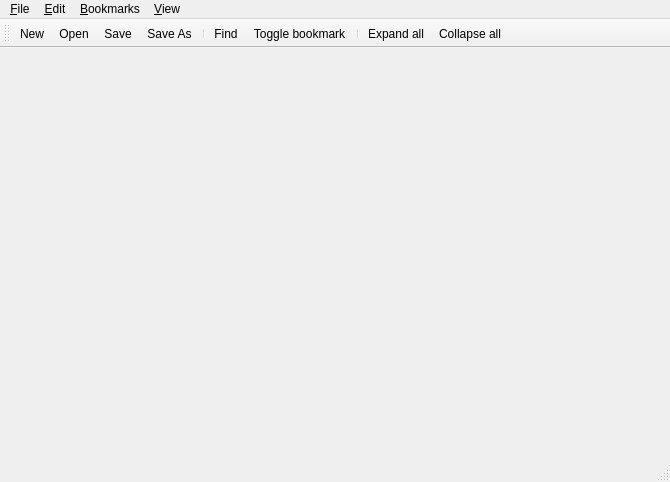
<?xml version="1.0" encoding="UTF-8"?>
<ui version="4.0">
 <class>MainWindow</class>
 <widget class="QMainWindow" name="MainWindow">
  <property name="geometry">
   <rect>
    <x>0</x>
    <y>0</y>
    <width>670</width>
    <height>482</height>
   </rect>
  </property>
  <property name="windowTitle">
   <string>XMLer</string>
  </property>
  <property name="toolButtonStyle">
   <enum>Qt::ToolButtonFollowStyle</enum>
  </property>
  <property name="unifiedTitleAndToolBarOnMac">
   <bool>true</bool>
  </property>
  <widget class="QWidget" name="centralwidget"/>
  <widget class="QMenuBar" name="menubar">
   <property name="geometry">
    <rect>
     <x>0</x>
     <y>0</y>
     <width>670</width>
     <height>22</height>
    </rect>
   </property>
   <widget class="QMenu" name="menu_File">
    <property name="title">
     <string>&amp;File</string>
    </property>
    <addaction name="actionNew"/>
    <addaction name="actionOpen"/>
    <addaction name="actionSave"/>
    <addaction name="actionSaveAs"/>
    <addaction name="separator"/>
    <addaction name="actionProperties"/>
    <addaction name="separator"/>
    <addaction name="actionClose"/>
    <addaction name="separator"/>
    <addaction name="actionExit"/>
   </widget>
   <widget class="QMenu" name="menu_Edit">
    <property name="title">
     <string>&amp;Edit</string>
    </property>
    <addaction name="actionCopy"/>
    <addaction name="separator"/>
    <addaction name="actionFind"/>
    <addaction name="actionFindNext"/>
    <addaction name="actionFindPrevious"/>
   </widget>
   <widget class="QMenu" name="menu_Bookmarks">
    <property name="title">
     <string>&amp;Bookmarks</string>
    </property>
    <addaction name="actionBookmark"/>
    <addaction name="separator"/>
    <addaction name="actionBookmarkGotoNext"/>
    <addaction name="actionBookmarkGotoPrevious"/>
   </widget>
   <widget class="QMenu" name="menu_View">
    <property name="title">
     <string>&amp;View</string>
    </property>
    <addaction name="actionCollapseAll"/>
    <addaction name="actionExpandAll"/>
   </widget>
   <addaction name="menu_File"/>
   <addaction name="menu_Edit"/>
   <addaction name="menu_Bookmarks"/>
   <addaction name="menu_View"/>
  </widget>
  <widget class="QStatusBar" name="statusbar"/>
  <widget class="QToolBar" name="toolBar">
   <property name="windowTitle">
    <string>toolBar</string>
   </property>
   <attribute name="toolBarArea">
    <enum>TopToolBarArea</enum>
   </attribute>
   <attribute name="toolBarBreak">
    <bool>false</bool>
   </attribute>
   <addaction name="actionNew"/>
   <addaction name="actionOpen"/>
   <addaction name="actionSave"/>
   <addaction name="actionSaveAs"/>
   <addaction name="separator"/>
   <addaction name="actionFind"/>
   <addaction name="actionBookmark"/>
   <addaction name="separator"/>
   <addaction name="actionExpandAll"/>
   <addaction name="actionCollapseAll"/>
  </widget>
  <action name="actionExit">
   <property name="text">
    <string>E&amp;xit</string>
   </property>
   <property name="menuRole">
    <enum>QAction::QuitRole</enum>
   </property>
  </action>
  <action name="actionOpen">
   <property name="text">
    <string>&amp;Open</string>
   </property>
  </action>
  <action name="actionNew">
   <property name="text">
    <string>&amp;New</string>
   </property>
  </action>
  <action name="actionClose">
   <property name="text">
    <string>&amp;Close</string>
   </property>
  </action>
  <action name="actionSave">
   <property name="text">
    <string>&amp;Save</string>
   </property>
  </action>
  <action name="actionSaveAs">
   <property name="text">
    <string>Save &amp;As...</string>
   </property>
  </action>
  <action name="actionProperties">
   <property name="text">
    <string>&amp;Properties</string>
   </property>
  </action>
  <action name="actionCopy">
   <property name="text">
    <string>&amp;Copy</string>
   </property>
  </action>
  <action name="actionFind">
   <property name="text">
    <string>&amp;Find</string>
   </property>
  </action>
  <action name="actionFindNext">
   <property name="text">
    <string>Find &amp;next</string>
   </property>
  </action>
  <action name="actionFindPrevious">
   <property name="text">
    <string>Find &amp;previous</string>
   </property>
  </action>
  <action name="actionBookmark">
   <property name="text">
    <string>Toggle bookmark</string>
   </property>
   <property name="shortcut">
    <string>Ctrl+B</string>
   </property>
  </action>
  <action name="actionBookmarkGotoNext">
   <property name="text">
    <string>Goto &amp;next</string>
   </property>
  </action>
  <action name="actionBookmarkGotoPrevious">
   <property name="text">
    <string>Goto &amp;previous</string>
   </property>
  </action>
  <action name="actionCollapseAll">
   <property name="text">
    <string>&amp;Collapse all</string>
   </property>
  </action>
  <action name="actionExpandAll">
   <property name="text">
    <string>&amp;Expand all</string>
   </property>
  </action>
 </widget>
 <resources/>
 <connections/>
</ui>
